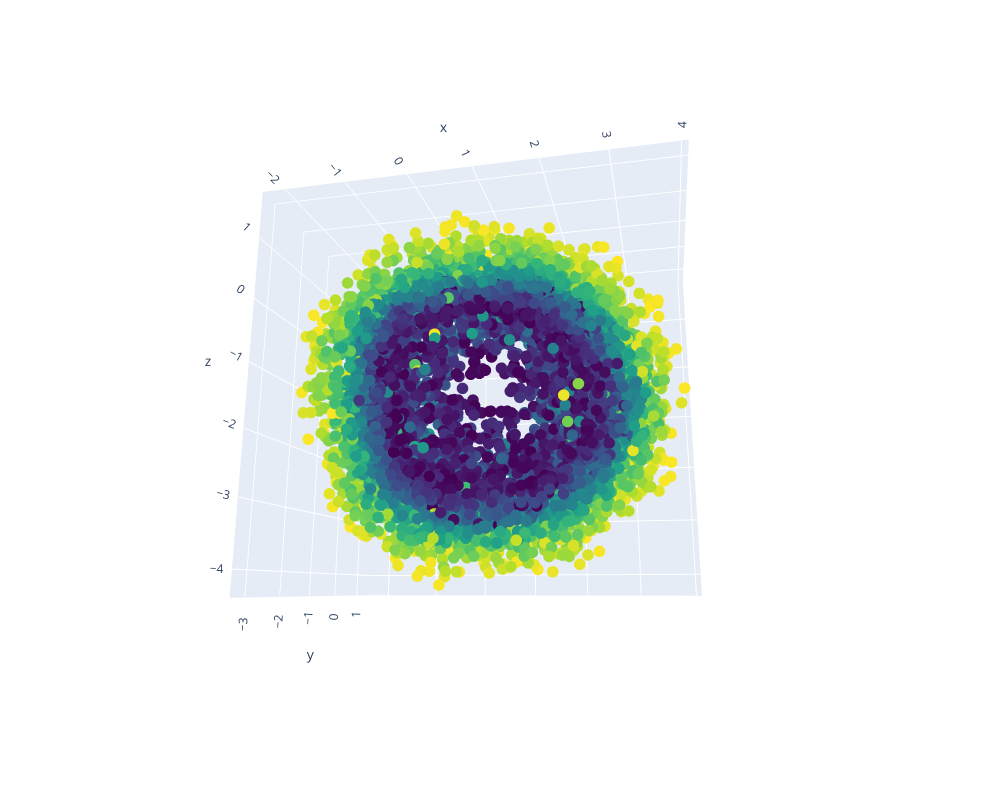

The notebook cell this image was saved under:
### Code cell
conserved_quantities = [phi0_c_values, energy_c_values, angular_momentum_c_values]
color = conserved_quantities[1]

fig = go.Figure(
        data=[go.Scatter3d(
        x=dims[0],
        y=dims[1],
        z=dims[2],
        mode='markers',
        marker=dict(
            size=4,
            color=color, # set color to an array/list of desired values
            colorscale='viridis',
            opacity=1
        )
    )],
    layout=go.Layout(height=800, width=1000)
)
fig.show()

### Figure 1 — Plotly figure (JSON) as saved in the notebook; plotly's stock layout.template omitted (floating-point values rounded to 4 significant figures; data arrays with more than 128 entries replaced by an {"elided": "..."} marker saying what was removed)
{"data": [{"marker": {"color": {"elided": "6000 float values"}, "colorscale": [[0, "#440154"], [0.1111, "#482878"], [0.2222, "#3e4989"], [0.3333, "#31688e"], [0.4444, "#26828e"], [0.5556, "#1f9e89"], [0.6667, "#35b779"], [0.7778, "#6ece58"], [0.8889, "#b5de2b"], [1, "#fde725"]], "opacity": 1, "size": 4}, "mode": "markers", "type": "scatter3d", "x": {"elided": "6000 float values"}, "y": {"elided": "6000 float values"}, "z": {"elided": "6000 float values"}}], "layout": {"height": 800, "scene": {"aspectmode": "auto", "aspectratio": {"x": 1.101, "y": 0.8668, "z": 1.048}, "camera": {"center": {"x": 0, "y": 0, "z": 0}, "eye": {"x": 0.4546, "y": -2.056, "z": -0.5051}, "projection": {"type": "perspective"}, "up": {"x": 0, "y": 0, "z": 1}}}, "width": 1000}}
